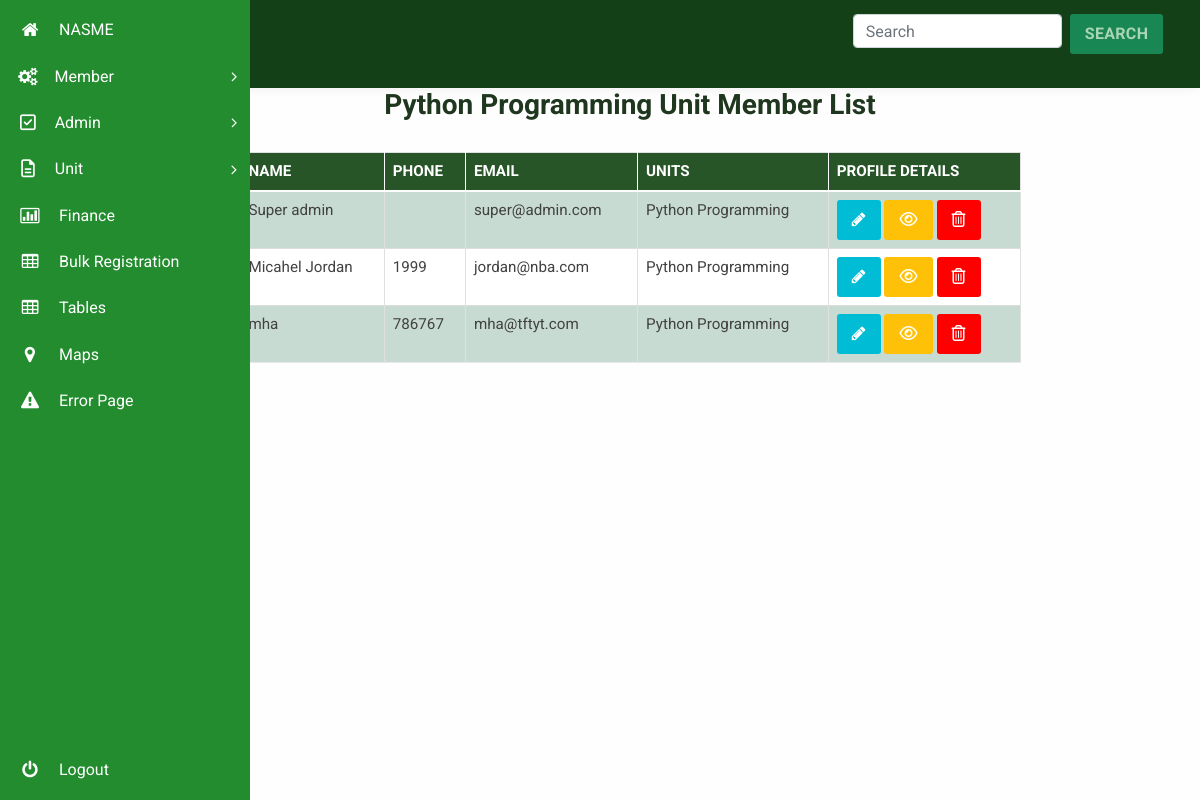
Before: /admin/manage_unit_members/1 (signed in) with the older database file.
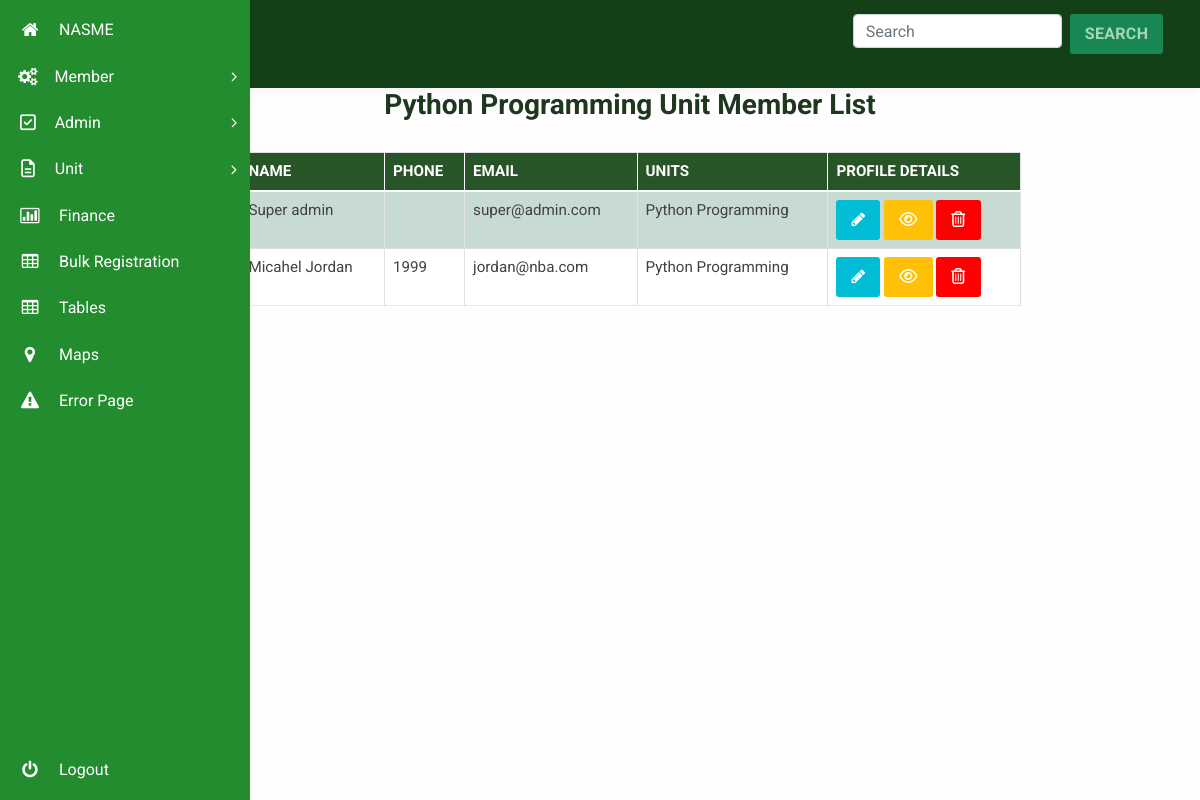
After: the same page with the newer database file.
### membership/models.py (models this page shows, shortened)
class User(db.Model, UserMixin):
  id = db.Column(db.Integer, primary_key=True)
  units = db.relationship("Unit", secondary=user_unit, backref="unit_members", lazy="dynamic")
  username = db.Column(db.String(20), unique=True, nullable=False)
  email = db.Column(db.String(120), unique=True, nullable=False)
  phone = db.Column(db.String(60), unique=True, nullable=False, default="")
  password = db.Column(db.String(60), nullable=False, default="~~~~~~~")
  image_file = db.Column(db.String(20), nullable=False, default='default.jpg')
  date_registered = db.Column(db.DateTime, nullable=False, default=datetime.utcnow)
  role = db.Column(db.String(6), nullable=False, default="USER")
  _is_superadmin = db.Column("is_superadmin", db.Boolean, nullable=False, default=False)
  current_salary = db.Column(db.String(60))
  occupation = db.Column(db.String(60))
  experience = db.Column(db.String(60))
  date_of_birth = db.Column(db.String(), nullable=False, default=datetime.utcnow)
  home_address = db.Column(db.String())
  work_address = db.Column(db.String())
  @property
  def is_superadmin(self):
      return self._is_superadmin
  @is_superadmin.setter
  def is_superadmin(self, s):
    if type(s) == type(str()):
      if s.lower() == "true":
        self._is_superadmin = True
      elif s.lower() == "false":
        self._is_superadmin = False
    else:
      self._is_superadmin = s
  def __repr__(self):
    return f"User('{self.username}', '{self.email}', '{self.image_file}')"

class Unit(db.Model):
  id = db.Column(db.Integer, primary_key=True)
  name = db.Column(db.String(50), unique=True, nullable=False)
  date_created = db.Column(db.DateTime, nullable=False,default=datetime.utcnow)
  fees_amount = db.Column(db.String(),nullable=False,default="0")

### membership/routes.py (the view)
@app.route("/admin/manage_unit_members/<int:unit_id>")
@admin_role_required
@login_required
def manage_unit_members(unit_id):
  page = request.args.get('page', 1, type=int)
  unit = Unit.query.filter_by(id=unit_id)[0]
  unit_members = unit.unit_members
  print(unit_members)
  members = unit_members
  return render_template("manage_unit_members.html", title="Units Management", members=members, unit=unit)

### membership/models.py (called while the page is built)
@login_manager.user_loader
def load_user(user_id):
    return User.query.get(int(user_id))

### membership/routes.py (called while the page is built)
def admin_role_required(func):
    @wraps(func)
    def decorated_view(*args, **kwargs):
        if not current_user.role == "ADMIN":
            abort(403)
        return func(*args, **kwargs)
    return decorated_view

### membership/templates/manage_unit_members.html (shortened to what this page needs)
{% extends "dashboard_layout.html" %}
{% block content %}
<link rel="stylesheet" type="text/css" href="css/table-style.css" />
<link rel="stylesheet" type="text/css" href="css/basictable.css" />
				<div class="container agile-tables">
						{% if unit %}
								<h3 style="text-align: center; color:rgb(31, 55, 31); font-weight:bold;" class="text-center">{{ unit.name }} Unit Member List</h3>
						{% else %}
								<h3 style="text-align: center; color:rgb(31, 55, 31); font-weight:bold;" class="text-center">Members List</h3>
						{% endif %}
					<div class="w3l-table-info table-responsive">
					    <table id="tuble" class="table table-success table-striped table-hover ">
						<thead>
						  <tr>
							<th>Name</th>
							<th>Phone</th>
							<th>Email</th>
							<th>Units</th>
							<th>Profile Details</th>
						  </tr>
						</thead>
						<tbody>
							{% for member in members %}
						  <tr>
							<td>{{member.username}}</td>
							<td>{{ member.phone }}</td>
							<td>{{ member.email }}</td>
							<td>
							{% for unit in member.units.all() %}
								<span>{{ unit.name }}</span>
							{% endfor %}
							</td>
							<td><a role="button" class="btn btn-primary" href="{{ url_for('edit_member', member_id=member.id) }}"><i class="fa fa-pencil" aria-hidden="true"></i></a>
								<a href="{{ url_for('view_member', member_id=member.id) }}" type="button" class="btn btn-warning"><i class="fa fa-eye" aria-hidden="true"></i></a>
								<a type="button" class="btn btn-danger" style="background: red;" data-toggle="modal" data-target="#verifydeletemodal"><i class="fa fa-trash-o" aria-hidden="true"></i></a>
							</td>
						  </tr>
						  {% endfor %}
						</tbody>
					  </table>
					</div>
				  </div>
{% endblock content %}

Changed rows visible on the page:
removed User: username "mha", phone "786767", email "mha@tftyt.com", Unit (name "Python Programming")
